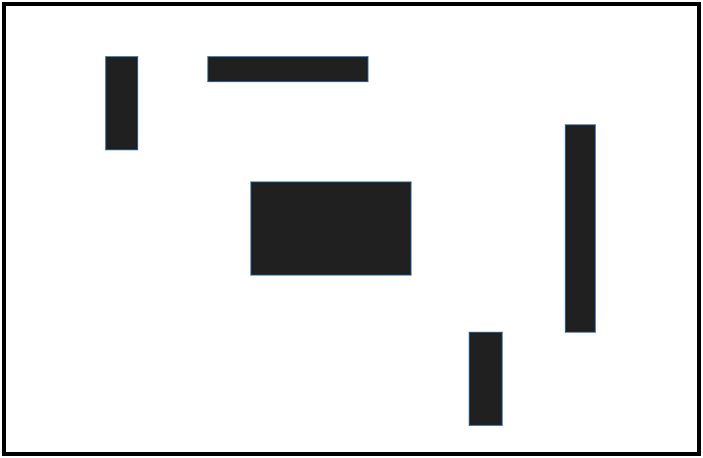
#> input picture map1.png, 703 x 458 px
$ python create_data.py
#> lines starting #> are read from the running program, lines starting #| are printed output that depends on the picture
import numpy as np
import pandas as pd
import cv2
import random
import math
import heapq

class create_training_data():
    def __init__(self, flag_training=True) -> None:   # flag_training 标志是创造训练数据还是测试数据, 为True则为训练数据，为false则为测试数据
        self.points_num    = 200
        self.around_points = 200
        self.size          = (20,35)
        self.picture       = 'map1.png'
        self.map           = self.get_map()
        self.Flag          = flag_training

    def get_map(self):
        gray_1 = cv2.imread(self.picture, cv2.IMREAD_GRAYSCALE)
#> gray_1: shape (458, 703); min 0, max 255, mean 225.8
        # size = (20, 35)  # 20是宽， 35是高
        gray = cv2.resize(gray_1, dsize=self.size, interpolation=cv2.INTER_AREA)
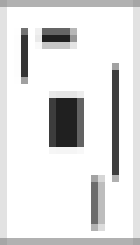
#> gray: shape (35, 20) (shown 7 times larger); min 32, max 255, mean 225.8
        m, n = gray.shape
#> m = 35; n = 20
        for i in range(m):
            for j in range(n):
                if gray[i,j] > 200:
                    gray[i,j] = 255
                else:
                    gray[i,j] = 0
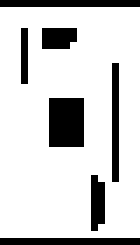
#> gray: shape (35, 20) (shown 7 times larger); 81.7% white; black in thin lines or dots
        print('gray shape is:', gray.shape)
#| gray shape is: (35, 20)
        return gray


    def dist_to_round(self, i, j, direction):            # 从i, j这个点到周围上下左右的距离
        if direction == 'up':
            temp_up = i
            while (temp_up - 1) >= 0 and self.map[temp_up - 1][j] != 0:
                temp_up = temp_up - 1
            dist_up = abs(i - temp_up)
            return dist_up
        if direction == 'right':
            temp_right = j
            while ((temp_right + 1) <= (self.size[0] - 1)) and self.map[i][temp_right + 1] != 0:
                temp_right = temp_right + 1
            dist_right = abs(j - temp_right)
            return dist_right
        if direction == 'bottom':
            temp_bottom = i
            while ((temp_bottom + 1) <= (self.size[1] - 1)) and self.map[temp_bottom + 1][j] != 0:
                temp_bottom = temp_bottom + 1
            dist_bottom = abs(i - temp_bottom)
            return dist_bottom
        if direction == 'left':
            temp_left = j
            while ((temp_left - 1) >= 0) and self.map[temp_left - 1][j] != 0:
                temp_left = temp_left - 1
            dist_left = abs(j - temp_left)
            return dist_left


    def create_data(self):
        m, n = self.map.shape                 # 输入地图的尺寸
#> m = 35; n = 20

        columns_name = {'center_up', 'center_right', 'center_bottom', 'center_left', 'random_up', 'random_right', \
                        'random_bottom', 'random_left' ,'dist_around', 'point_idx'}
#> (the run stopped early here; a loop or call above may not have finished)
